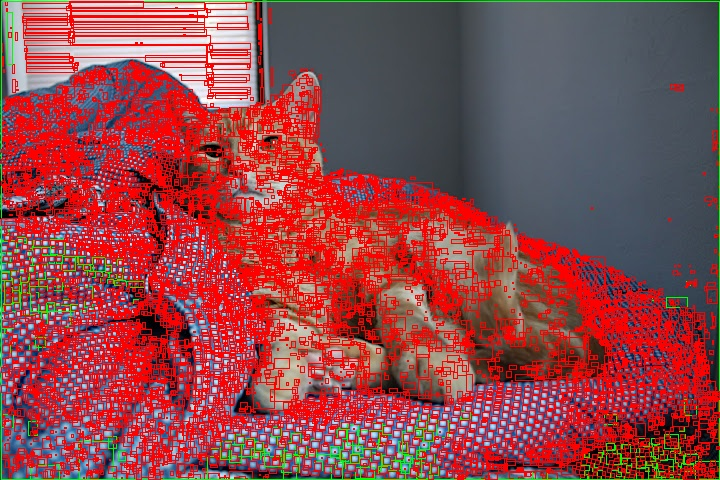
#> input picture data/maple-cannied.jpg, 720 x 480 px
$ python rev.py ../data/maple-cannied.jpg   (older library calls are emulated)
#> lines starting #> are read from the running program, lines starting #| are printed output that depends on the picture
#/usr/bin/env python

import cv
import cv2
import sys
from scipy.fftpack import dct
import numpy as np

epsilons = [0.99074126327462231,
            3.6661674303584841,
            9.3952604455155004,
            18.760113220064738,
            37.738436922521913,
            76.529427414425342,
            161.6914905923812,
            511.71345539866354,
            766.65549568965514,
            1258.5326821590593]

thresholds = {
  0: [0, 0, 0, 0, 0, 0, 0, 0, 5, 95],
  1: [0, 0, 0, 0, 0, 0, 0, 5, 14, 88],
  2: [0, 0, 0, 0, 0, 0, 5, 14, 34, 54],
  3: [0, 0, 0, 0, 0, 5, 14, 34, 34, 14],
  4: [0, 0, 0, 0, 5, 14, 34, 34, 14, 5],
  5: [0, 0, 0, 5, 14, 34, 34, 14, 5, 0],
  6: [0, 0, 5, 14, 34, 34, 14, 5, 0, 0],
  7: [0, 5, 14, 34, 34, 14, 5, 0, 0, 0],
  8: [5, 14, 34, 34, 14, 5, 0, 0, 0, 0],
  9: [14, 34, 34, 14, 5, 0, 0, 0, 0, 0],
  10: [54, 34, 14, 5, 0, 0, 0, 0, 0, 0],
  11: [88, 14, 5, 0, 0, 0, 0, 0, 0, 0],
  12: [95, 5, 0, 0, 0, 0, 0, 0, 0, 0],
  13: [95, 5, 0, 0, 0, 0, 0, 0, 0, 0],
  14: [95, 5, 0, 0, 0, 0, 0, 0, 0, 0],
}

import bisect
import random
import itertools


def TwoDDCT(matrix):
  return dct(dct(matrix, axis=0, norm='ortho'), axis=1, norm='ortho')


def TwoDIDCT(matrix):
  return dct(dct(matrix, type=3, axis=0, norm='ortho'), type=3, axis=1, norm='ortho')

def WeightedChoice(h, w):
  hw = h + w
  weighted_choices = zip(epsilons, thresholds[hw])
  population = [val for val, cnt in weighted_choices for i in range(cnt)]
  return random.choice(population)

def Reshift(square):
  for h in range(0, 8):
    for w in range(0, 8):
      if h == 0 and w == 0:
        square[h][w] = WeightedChoice(h,w)
        continue
      if abs(square[h][w]) > 15:
        sign = 1.0 if square[h][w] > 0 else -1.0
        square[h][w] = sign * WeightedChoice(h,w)
  return square


def main(argv):
  image = cv2.imread(argv[1], cv2.CV_LOAD_IMAGE_GRAYSCALE)
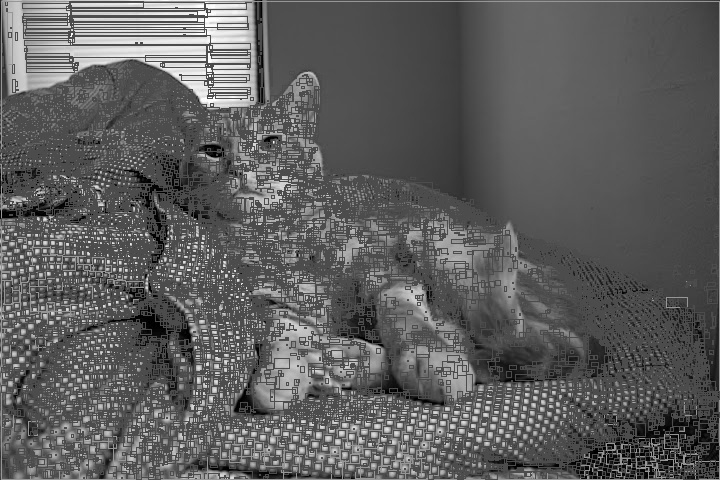
#> image: shape (480, 720); min 0, max 255, mean 93.7
  new_image = np.zeros(image.shape)
  height, width = image.shape
#> height = 480; width = 720
  for h in range(0, height, 8):
    for w in range(0, width, 8):
      sub_im = np.zeros((8,8))
      for i in range(h, h+8):
        for j in range(w, w+8):
          sub_im[i-h][j-w] = image[i][j]
      dctd = TwoDDCT(sub_im.astype('float'))

      # Do something here to try to reconstruct the actual values of the matrix
      de_high_freq = Reshift(dctd)

      to_reimplant = np.around(TwoDIDCT(de_high_freq))
      to_reimplant[to_reimplant > 255] = 255
      to_reimplant[to_reimplant < 0] = 0
      # PrintMatrix(to_reimplant)
      for i in range(h, h+8):
        for j in range(w, w+8):
          new_image[i][j] = to_reimplant[i-h][j-w]
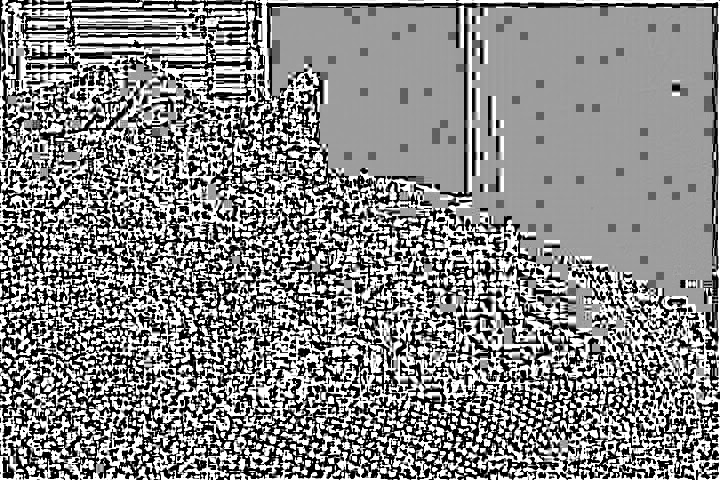
#> new_image: shape (480, 720) float64; min 0, max 255, mean 137.7

  cv2.imwrite(argv[1].strip('.jpg')+'.rev.jpg', new_image)

if __name__=='__main__':
  main(sys.argv)
